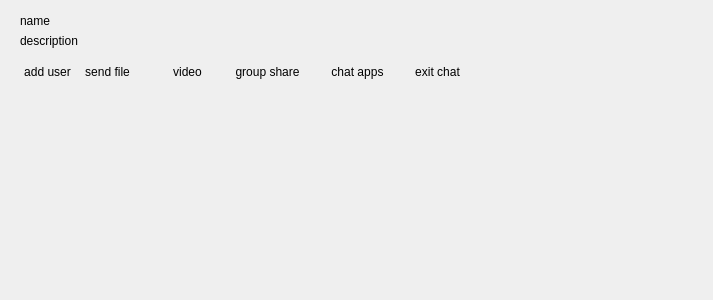
<?xml version="1.0" encoding="UTF-8"?>
<ui version="4.0">
 <class>EbDialogChatBase</class>
 <widget class="QDialog" name="EbDialogChatBase">
  <property name="geometry">
   <rect>
    <x>0</x>
    <y>0</y>
    <width>713</width>
    <height>300</height>
   </rect>
  </property>
  <property name="windowTitle">
   <string>Dialog</string>
  </property>
  <widget class="QLabel" name="labelName">
   <property name="geometry">
    <rect>
     <x>20</x>
     <y>10</y>
     <width>54</width>
     <height>21</height>
    </rect>
   </property>
   <property name="text">
    <string>name</string>
   </property>
  </widget>
  <widget class="QLabel" name="labelDescription">
   <property name="geometry">
    <rect>
     <x>20</x>
     <y>30</y>
     <width>71</width>
     <height>21</height>
    </rect>
   </property>
   <property name="text">
    <string>description</string>
   </property>
  </widget>
  <widget class="QPushButton" name="pushButtonAddUser">
   <property name="geometry">
    <rect>
     <x>10</x>
     <y>60</y>
     <width>75</width>
     <height>23</height>
    </rect>
   </property>
   <property name="text">
    <string>add user</string>
   </property>
   <property name="flat">
    <bool>true</bool>
   </property>
  </widget>
  <widget class="QPushButton" name="pushButtonVideo">
   <property name="geometry">
    <rect>
     <x>150</x>
     <y>60</y>
     <width>75</width>
     <height>23</height>
    </rect>
   </property>
   <property name="text">
    <string>video</string>
   </property>
   <property name="flat">
    <bool>true</bool>
   </property>
  </widget>
  <widget class="QPushButton" name="pushButtonSendFile">
   <property name="geometry">
    <rect>
     <x>70</x>
     <y>60</y>
     <width>75</width>
     <height>23</height>
    </rect>
   </property>
   <property name="text">
    <string>send file</string>
   </property>
   <property name="flat">
    <bool>true</bool>
   </property>
  </widget>
  <widget class="QPushButton" name="pushButtonGroupShare">
   <property name="geometry">
    <rect>
     <x>230</x>
     <y>60</y>
     <width>75</width>
     <height>23</height>
    </rect>
   </property>
   <property name="text">
    <string>group share</string>
   </property>
   <property name="flat">
    <bool>true</bool>
   </property>
  </widget>
  <widget class="QPushButton" name="pushButtonChatApps">
   <property name="geometry">
    <rect>
     <x>320</x>
     <y>60</y>
     <width>75</width>
     <height>23</height>
    </rect>
   </property>
   <property name="text">
    <string>chat apps</string>
   </property>
   <property name="flat">
    <bool>true</bool>
   </property>
  </widget>
  <widget class="QPushButton" name="pushButtonExitChat">
   <property name="geometry">
    <rect>
     <x>400</x>
     <y>60</y>
     <width>75</width>
     <height>23</height>
    </rect>
   </property>
   <property name="text">
    <string>exit chat</string>
   </property>
   <property name="flat">
    <bool>true</bool>
   </property>
  </widget>
  <widget class="QWidget" name="widgetLine" native="true">
   <property name="geometry">
    <rect>
     <x>20</x>
     <y>90</y>
     <width>511</width>
     <height>16</height>
    </rect>
   </property>
  </widget>
 </widget>
 <resources/>
 <connections/>
</ui>
